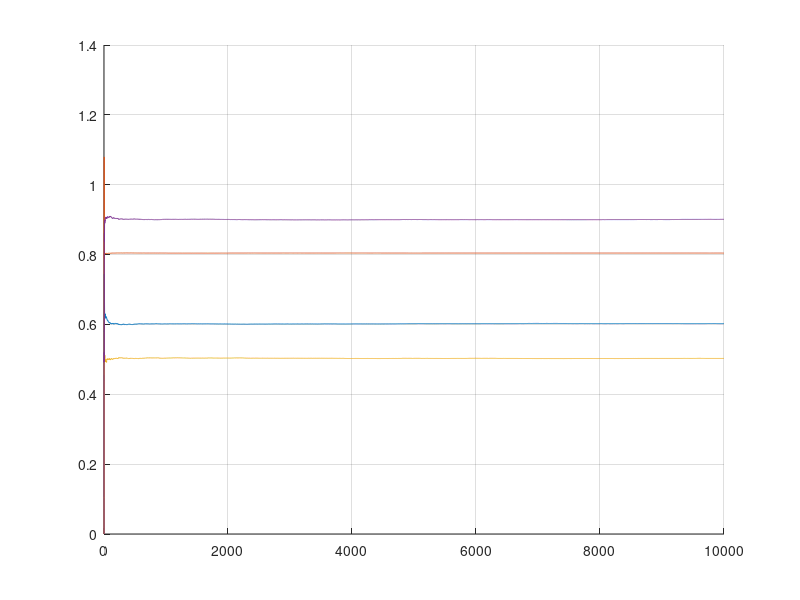

Source code (MATLAB):
% a1=1;a2=3;b0=3;b1=2; % parametry theta
% theta = [a1;a2;b0;b1]
% n=1:1:10000; %10000 próbek
% Un = rand(1,size(n,2)); %wejściowy sygnał jednostajny n próbek;

%--------------------------------------------------------------------------
clear all;
clc
theta_r = [0.6;0.8;0.5;0.9];
N=10000;
U = rand(N,1)*20;
%t = 0:1:N-1;
%U = sin(t);
% figure
% plot(t,U);
P=eye(4);
theta = [0;0;0;0];
%Y=zeros(1,N)
Y=rand(N,1)*20;
a1 = zeros(1,N);
a2 = zeros(1,N);
b1 = zeros(1,N);
b2 = zeros(1,N);
phi = [0;0;0;0];
for n=2:1:N  
    phi = [Y(n);Y(n-1);U(n);U(n-1)];
    Y(n) = (phi')*theta_r+rand();%-0.5; %usrenianie szumu tym -0.5
    P = P-(P*phi*(phi')*P)/(1+(phi')*P*phi);
    theta = theta+P*phi*(Y(n)-(phi')*theta);
    a1(n) = theta(1);
    a2(n) = theta(2);
    b1(n) = theta(3);
    b2(n) = theta(4);
end
theta'
figure
hold on;
grid on;
plot (1:N,a1);
plot (1:N,a2);
plot (1:N,b1);
plot (1:N,b2);
%plot(1:N,Y);